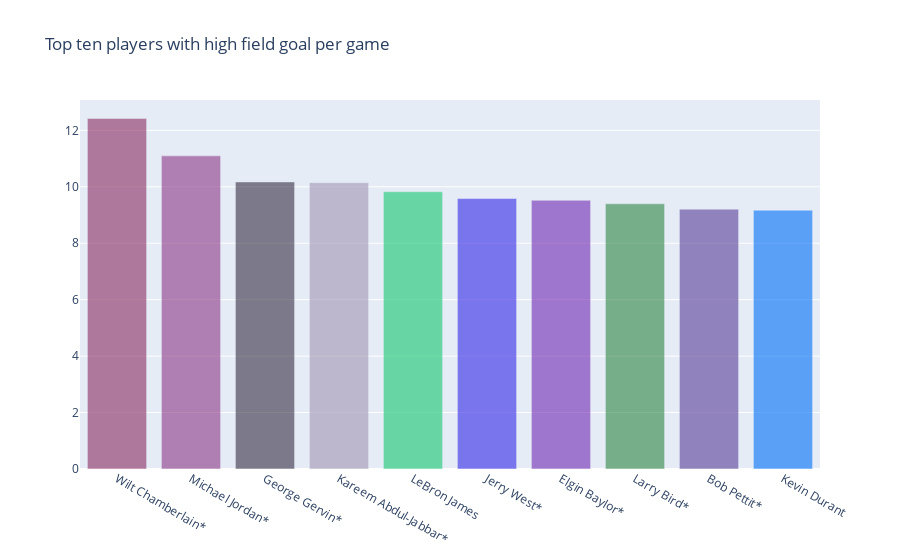

Here is the notebook cell this chart was saved with:
### Code cell
trace0 = go.Bar(
    x=fgpg['player'].head(10),
    y=fgpg['FGPG'].head(10),
    marker=dict(
        color= random_colors(10),
       
        
    ),
    opacity=0.6
)

data = [trace0]
layout = go.Layout(
    title='Top ten players with high field goal per game',
)

fig = go.Figure(data=data, layout=layout)
py.iplot(fig, filename='text-hover-bar')

### Figure 1 — Plotly figure (JSON) as saved in the notebook; plotly's stock layout.template omitted (floating-point values rounded to 4 significant figures)
{"data": [{"marker": {"color": ["#8A2B61", "#8C3887", "#372F43", "#A295B3", "#14C76F", "#3327E6", "#7229B2", "#2F8544", "#583C97", "#006FF9"]}, "opacity": 0.6, "type": "bar", "x": ["Wilt Chamberlain*", "Michael Jordan*", "George Gervin*", "Kareem Abdul-Jabbar*", "LeBron James", "Jerry West*", "Elgin Baylor*", "Larry Bird*", "Bob Pettit*", "Kevin Durant"], "y": [12.42, 11.1, 10.17, 10.15, 9.824, 9.584, 9.523, 9.399, 9.209, 9.171]}], "layout": {"title": {"text": "Top ten players with high field goal per game"}}}
